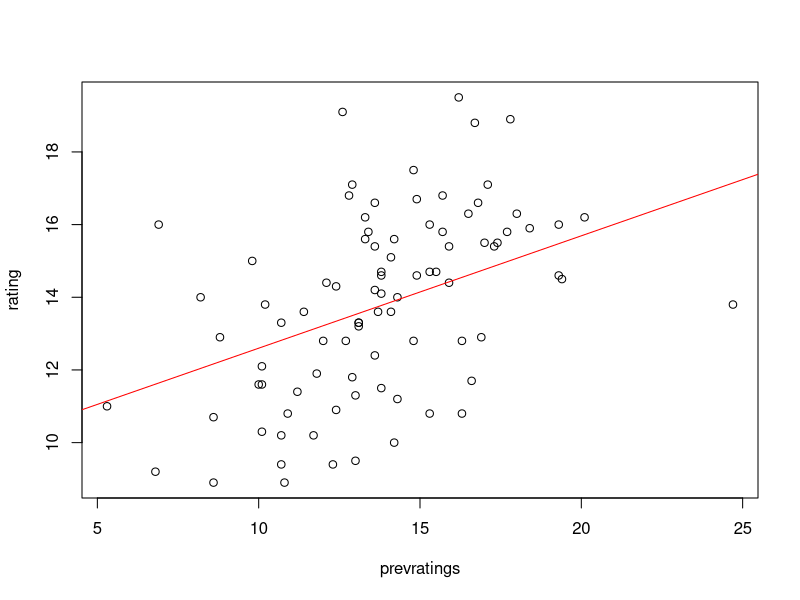
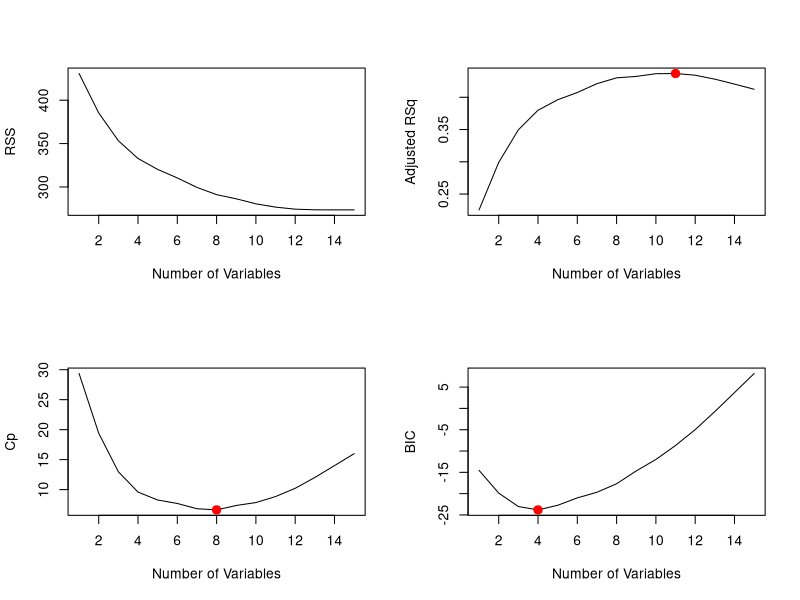

R code for these plots, in order: (Note: this script raises an error after producing the figures.)
## ---- chunk 1
knitr::opts_chunk$set(echo = TRUE)

## ---- chunk 2
rm(list =ls())
set.seed(1)
CBC = read.csv(file = "02 - Dati per caso Colonial Broadcasting.csv", header=T)
attach(CBC)
## ---- chunk 3
dim(CBC)
## ---- chunk 4
names(CBC)
## ---- chunk 5
head(CBC)
## ---- chunk 6
sum(is.na(CBC$rating))
## ---- chunk 7
train=sample(88,88*0.7)
## ---- chunk 8
lm.fit=lm(rating~prevratings,data=CBC,subset=train)
## ---- chunk 9
summary(lm.fit)
## ---- chunk 10
plot(prevratings, rating)
abline(lm.fit, col="red")
## ---- chunk 11
mean((rating-predict(lm.fit,CBC))[-train]^2)
## ---- chunk 12
lm.fit2=lm(rating~poly(prevratings,2),data=CBC,subset=train)
mean((rating-predict(lm.fit2,CBC))[-train]^2) #l'errore diminuisce
summary(lm.fit2)$r.squared
lm.fit3=lm(rating~poly(prevratings,3),data=CBC,subset=train)
mean((rating-predict(lm.fit3,CBC))[-train]^2)
summary(lm.fit3)$r.squared
lm.fit4=lm(rating~poly(prevratings,4),data=CBC,subset=train)
mean((rating-predict(lm.fit3,CBC))[-train]^2)
summary(lm.fit4)$r.squared
lm.fit5=lm(rating~poly(prevratings,5),data=CBC,subset=train)
mean((rating-predict(lm.fit3,CBC))[-train]^2)
summary(lm.fit5)$r.squared
lm.fit6=lm(rating~poly(prevratings,6),data=CBC,subset=train)
mean((rating-predict(lm.fit3,CBC))[-train]^2)
summary(lm.fit6)$r.squared
lm.fit16=lm(rating~poly(prevratings,16),data=CBC,subset=train)
mean((rating-predict(lm.fit16,CBC))[-train]^2)
summary(lm.fit16)
## ---- chunk 13
potenze = c(1,2,3,4,5,6,10,16)
ma<-matrix(nrow=3,ncol=length(potenze)+1)
ma[1,1]="potenze"
ma[2,1]="MSE"
ma[3,1]="R^2"
ma[1,2:(length(potenze)+1)]=potenze
for (i in 2:(length(potenze)+1)){
  pwr = potenze[i-1]
  lm.fit_n= lm(rating~poly(prevratings,pwr),data=CBC,subset=train)
  ma[2,i] = mean((rating-predict(lm.fit_n,CBC))[-train]^2)
  ma[3,i] = summary(lm.fit_n)$r.squared
}
ma
## ---- chunk 14
sample.size = length(prevratings) #decido la dimensione del campione
cv.errors = numeric(sample.size) #prealloco un vettore di zeri
for (k in 1:sample.size){
  fitCV=lm(rating~prevratings,data=CBC[-k,]) #tolgo un'osservazione
  cv.errors[k]= ((rating-predict(fitCV,CBC))[k])^2 
  #vado a prevedere solo per quell'osservazione
}
mean(cv.errors) #calcolo la media
## ---- chunk 15
library(boot)
glm.fit=glm(rating~prevratings,data=CBC)
cv.err=cv.glm(CBC,glm.fit) #passa la struttura dati e il modello
names(cv.err)
cv.err$K
cv.err$delta
## ---- chunk 16
#proviamo con polinomi con grado massimo diverso
cv.error=rep(0,8) #numeric(8)
j=1
for (i in potenze){ #LOOCV su 8 modelli
  glm.fit=glm(rating~poly(prevratings,i),data=CBC)
  cv.error[j]=cv.glm(CBC,glm.fit)$delta[1]
  j=j+1
}
cv.error
## ---- chunk 17
set.seed(20)
#divido in 10 gruppi che ovviamente non saranno della stessa cardinalità
cv.error.10=rep(0,8)
j=1
for (i in potenze){
  glm.fit=glm(rating~poly(prevratings,i),data=CBC)
  cv.error.10[j]=cv.glm(CBC,glm.fit,K=10)$delta[1]
  j=j+1
}
cv.error.10
## ---- chunk 18
detach(CBC)
## ---- chunk 19
library(leaps)
CBC$network=as.factor(CBC$network)
CBC$day=as.factor(CBC$day)
CBC$month=as.factor(CBC$month)
CBCr=CBC[, 1:7]
regfit.full=regsubsets(rating~.,CBCr,nvmax=15)
summary(regfit.full)
reg.summary=summary(regfit.full)
## ---- chunk 20
reg.summary$rsq
## ---- chunk 21
par(mfrow=c(2,2))
plot(reg.summary$rss,xlab="Number of Variables",ylab="RSS",type="l")
plot(reg.summary$adjr2,xlab="Number of Variables",ylab="Adjusted RSq",type="l")
t=which.max(reg.summary$adjr2)
points(t,reg.summary$adjr2[t], col="red",cex=2,pch=20)
plot(reg.summary$cp,xlab="Number of Variables",ylab="Cp",type='l')
q=which.min(reg.summary$cp)
points(q,reg.summary$cp[q],col="red",cex=2,pch=20)
u=which.min(reg.summary$bic)
plot(reg.summary$bic,xlab="Number of Variables",ylab="BIC",type='l')
points(u,reg.summary$bic[u],col="red",cex=2,pch=20)
## ---- chunk 22
# Choosing Among Models using the cross-validation approach
set.seed(1)
#selezioniamo a caso tra le osservazioni a nostra disposizione
train=sample(c(TRUE,FALSE), nrow(CBCr),rep=TRUE)
test=(!train) #complemento
regfit.best=regsubsets(rating~.,data=CBCr[train,],nvmax=15)
test.mat=model.matrix(rating~.,data=CBCr[test,])
#estrae dal dateset è la matrice X, potrebbe servire per i calcoli
val.errors=rep(NA,15)
for(i in 1:15){
  coefi=coef(regfit.best,id=i)
  pred=test.mat[,names(coefi)]%*%coefi 
  #prodotto righe per colonne
  val.errors[i]=mean((CBCr$rating[test]-pred)^2)
}
val.errors
## ---- chunk 23
min=which.min(val.errors)
min
coef(regfit.best,min)
#attributes(CBCr)
## ---- chunk 24
regfit.fwd=regsubsets(rating~.,data=CBCr,nvmax=15,method="forward")
summary(regfit.fwd)
regfit.bwd=regsubsets(rating~.,data=CBCr,nvmax=15,method="backward")
summary(regfit.bwd)
## ---- chunk 25
coef(regfit.full,6)
coef(regfit.fwd,6)
coef(regfit.bwd,6)
## ---- chunk 26
lm1=lm(rating~prevratings+fact,data=CBC,subset=train)
summary(lm1)
lm2=lm(rating~prevratings*fact,data=CBC,subset=train)
summary(lm2)
## ---- chunk 27
#rating~network*fact*stars*month*day*prevratings
regfit.fwd=regsubsets(rating~network*fact*stars*month*day*prevratings,data=CBCr,nvmax=15,method="forward")
summary(regfit.fwd)
#regfit.bwd=regsubsets(rating~.,data=CBCr,nvmax=15,method="backward")
#summary(regfit.bwd)
## ---- chunk 28
k=10
 predict.regsubsets=function(object,newdata,id,...){
  form=as.formula(object$call[[2]])
  mat=model.matrix(form,newdata)
  coefi=coef(object,id=id)
  xvars=names(coefi)
  mat[,xvars]%*%coefi
}
set.seed(1)
folds=sample(1:k,nrow(CBCr),replace=TRUE)
cv.errors=matrix(NA,k,15, dimnames=list(NULL, paste(1:15)))
for(j in 1:k){
  best.fit=regsubsets(rating~.,data=CBCr[folds!=j,],nvmax=15)
  for(i in 1:15){
    pred=predict(best.fit,CBCr[folds==j,],id=i)
    cv.errors[j,i]=mean( (CBC$rating[folds==j]-pred)^2)
  }
}
mean.cv.errors=apply(cv.errors,2,mean)
mean.cv.errors
min=which.min(mean.cv.errors)
min
par(mfrow=c(1,1))
plot(mean.cv.errors,type='b')
reg.best=regsubsets(rating~.,data=CBCr, nvmax=15)
## ---- chunk 29
coef(reg.best,min)
## ---- chunk 30
k=10
num_var_max=38
predict.regsubsets=function(object,newdata,id,...){
  form=as.formula(object$call[[2]])
  mat=model.matrix(form,newdata)
  coefi=coef(object,id=id)
  xvars=names(coefi)
  mat[,xvars]%*%coefi
}
set.seed(1)
folds=sample(1:k,nrow(CBCr),replace=TRUE)
cv.errors=matrix(NA,k,num_var_max, dimnames=list(NULL, paste(1:num_var_max)))
for(j in 1:k){
  best.fit=regsubsets(rating~network+fact+stars*month*day*prevratings,data=CBCr[folds!=j,],nvmax=num_var_max,method="forward")
  for(i in 1:num_var_max){
    pred=predict(best.fit,CBCr[folds==j,],id=i)
    cv.errors[j,i]=mean( (CBCr$rating[folds==j]-pred)^2)
  }
}
cv.errors
mean.cv.errors=apply(cv.errors,2,mean)
mean.cv.errors
min=which.min(mean.cv.errors)
par(mfrow=c(1,1))
plot(mean.cv.errors,type='b')
reg.best=regsubsets(rating~network+fact+stars*month*day*prevratings,data=CBCr, nvmax=num_var_max, method="forward")
## ---- chunk 31
summary(reg.best)
coef(reg.best,min)
#coef(reg.best,30)
## ---- chunk 32
library(glmnet)
CBC = read.csv(file = "02 - Dati per caso Colonial Broadcasting.csv", header=T)
x=model.matrix(rating~.,CBCr)[,-1] #tolgo l'intercetta
#perchè Beta_0 non va penalizzato
y=CBC$rating
grid=10^seq(10,-2,length=100)
## ---- chunk 33
ridge.mod=glmnet(x,y,alpha=0,lambda=grid)
dim(coef(ridge.mod))
## ---- chunk 34
set.seed(1)
train=sample(1:nrow(x), nrow(x)/2)
test=(-train)
y.test=y[test]
cv.out=cv.glmnet(x[train,],y[train],alpha=0)
plot(cv.out)
#MSE in funzione di lamda per trovare quello migliore
#c'è una certa variabilità nella stima
bestlam=cv.out$lambda.min
bestlam
ridge.pred=predict(ridge.mod,s=bestlam,newx=x[test,])
mean((ridge.pred-y.test)^2)

#dopo che ho capito che questo è il modello migliore, vado a
#prevederlo con tutti i dati
out=glmnet(x,y,alpha=0)
predict(out,type="coefficients",s=bestlam)[1:16,]
## ---- chunk 35
lasso.mod=glmnet(x[train,],y[train],alpha=1,lambda=grid)
set.seed(1)
cv.out=cv.glmnet(x[train,],y[train],alpha=1)
plot(cv.out)
bestlam=cv.out$lambda.min
bestlam
lasso.pred=predict(lasso.mod,s=bestlam,newx=x[test,])
mean((lasso.pred-y.test)^2)
out=glmnet(x,y,alpha=1,lambda=grid)
lasso.coef=predict(out,type="coefficients",s=bestlam)[1:16,]
lasso.coef
## ---- chunk 36
plot(lasso.mod)
plot(ridge.mod)
